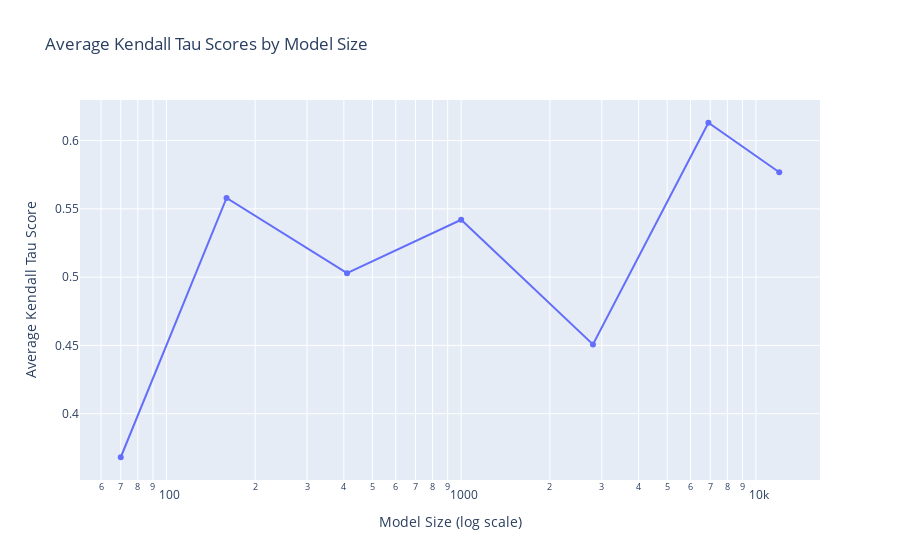

Source (notebook cell):
### Code cell
# Plotting Kendall Tau Scores vs. Model Size
fig_kendall_tau = px.line(
    pythia_mean_scores,
    x="model_size",
    y="kendall_tau",
    title="Average Kendall Tau Scores by Model Size",
    labels={
        "model_size": "Model Size",
        "kendall_tau": "Average Kendall Tau Score",
    },
    markers=True,  # Add markers for each point
)

fig_kendall_tau.update_layout(xaxis_type="log", xaxis_title="Model Size (log scale)")
fig_kendall_tau.show()

### Figure 1 — Plotly figure (JSON) as saved in the notebook; plotly's stock layout.template omitted (floating-point values rounded to 4 significant figures)
{"data": [{"hovertemplate": "Model Size=%{x}<br>Average Kendall Tau Score=%{y}<extra></extra>", "legendgroup": "", "line": {"color": "#636efa", "dash": "solid"}, "marker": {"symbol": "circle"}, "mode": "markers+lines", "name": "", "orientation": "v", "showlegend": false, "type": "scatter", "x": [70, 160, 410, 1000, 2800, 6900, 12000], "xaxis": "x", "y": [0.3681, 0.558, 0.5029, 0.542, 0.4507, 0.613, 0.5768], "yaxis": "y"}], "layout": {"legend": {"tracegroupgap": 0}, "title": {"text": "Average Kendall Tau Scores by Model Size"}, "xaxis": {"anchor": "y", "domain": [0, 1], "title": {"text": "Model Size (log scale)"}, "type": "log"}, "yaxis": {"anchor": "x", "domain": [0, 1], "title": {"text": "Average Kendall Tau Score"}}}}
